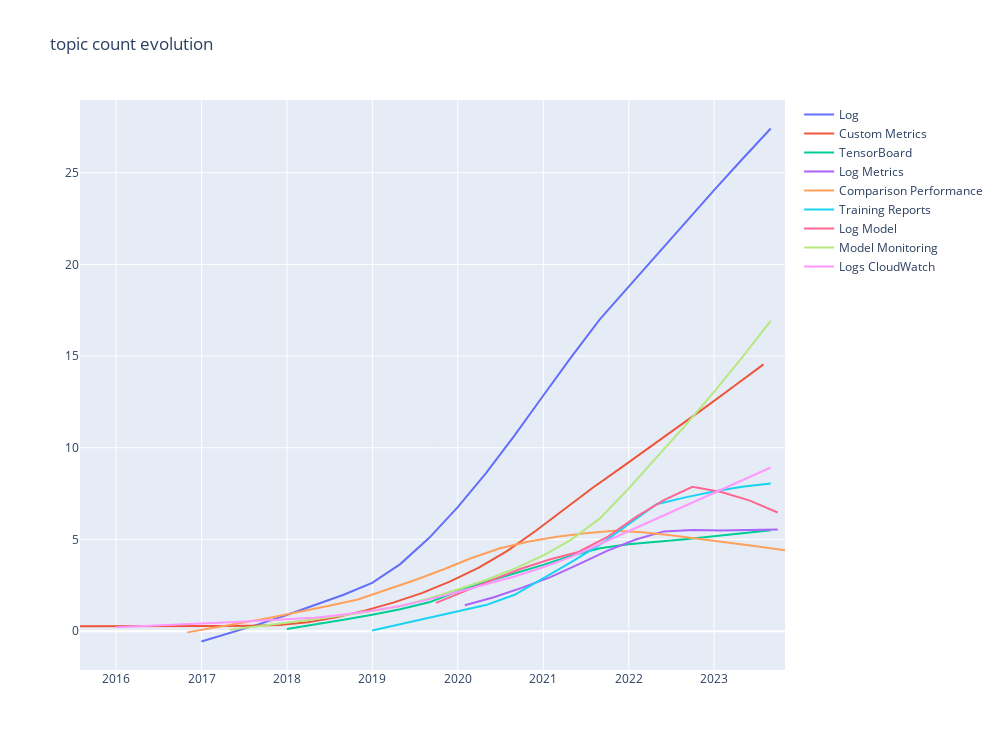
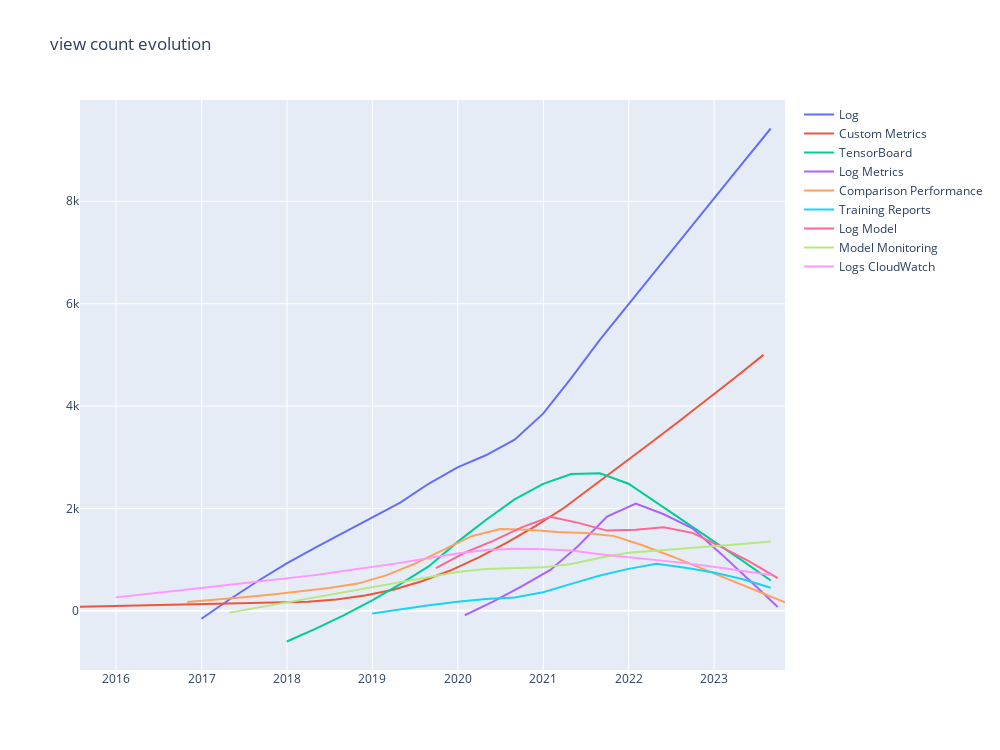
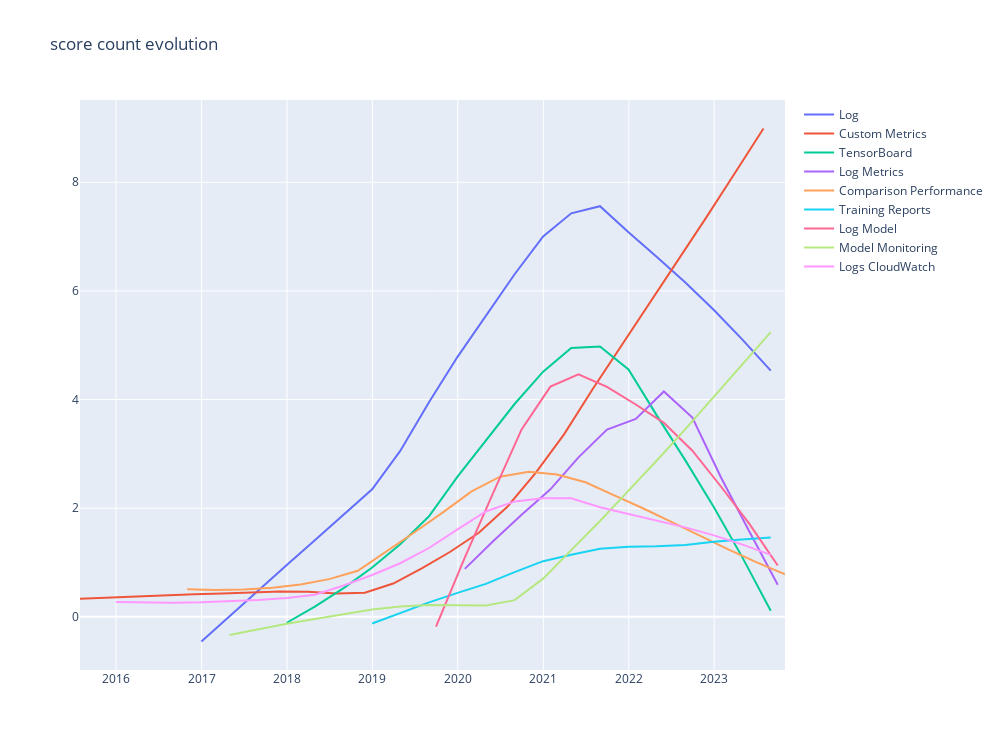
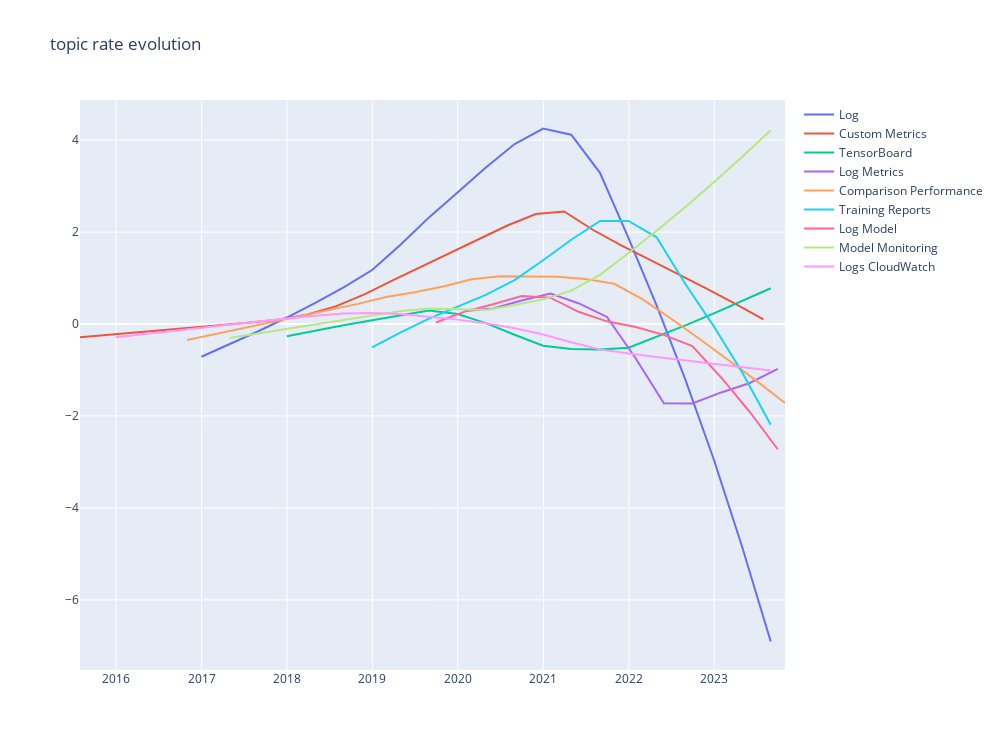

These figures' notebook cell, in order:
### Code cell
topic_mapping = {
    0: 'Pipeline Step',
    1: 'Notebook Instance',
    2: 'Docker Image',
    3: 'Version',
    4: 'Log',
    5: 'Plots',
    6: 'Studio',
    7: 'PyTorch',
    8: 'Prediction',
    9: 'Labeling Job',
    10: 'Hyperparameter Tuning',
    11: 'TensorFlow',
    12: 'Spark',
    13: 'RStudio',
    14: 'Workspace',
    15: 'Batch Transform',
    16: 'Web Service',
    17: 'Experiment',
    18: 'Instance',
    19: 'Sweep',
    20: 'Deploying Model',
    21: 'Columns Values',
    22: 'Inference Endpoint',
    23: 'Compute',
    24: 'Account',
    25: 'File Directory',
    26: 'Object Attribute',
    27: 'Parameters Parameter',
    28: 'File Pandas',
    29: 'Git Repo',
    30: 'Training Job',
    31: 'Save Model',
    32: 'Bucket',
    33: 'Limit Exceeded',
    34: 'Data Factory',
    35: 'Format Convert',
    36: 'Server',
    37: 'Feature Store',
    38: 'Environment',
    39: 'Initialization Init',
    40: 'Custom Metrics',
    41: 'Compute Cluster',
    42: 'Model Endpoint',
    43: 'Memory',
    44: 'Stuck Queue',
    45: 'Distributed Training',
    46: 'File Upload',
    47: 'Python',
    48: 'TensorBoard',
    49: 'Deploying Endpoint',
    50: 'Authentication',
    51: 'Module Import',
    52: 'Deployment Model',
    53: 'Artifact Download',
    54: 'File Read',
    55: 'Batch Prediction',
    56: 'API',
    57: 'API Key',
    58: 'File Storage',
    59: 'Creating Terraform',
    60: 'CUDA Memory',
    61: 'Register Model',
    62: 'Log Metrics',
    63: 'Config Configuration',
    64: 'Inference Pipeline',
    65: 'Invoke Endpoint',
    66: 'Blob Storage',
    67: 'Comparison Performance',
    68: 'Loading Model',
    69: 'Pickle File',
    70: 'Endpoint Lambda',
    71: 'File Download',
    72: 'Broken Link',
    73: 'Permissions Authorization',
    74: 'Exporting Data',
    75: 'Datasets',
    76: 'Model Registry',
    77: 'Image Read',
    78: 'Artifacts',
    79: 'Deploy Model',
    80: 'Endpoint Content',
    81: 'Creating Model',
    82: 'Train Model',
    83: 'Score Model',
    84: 'Endpoint Ping',
    85: 'Parallelization Job',
    86: 'Module Usage',
    87: 'Deployment Kubernetes',
    88: 'Data Stores',
    89: 'Permission Denied',
    90: 'Training Reports',
    91: 'Log Model',
    92: 'Model Monitoring',
    93: 'Model Deployment',
    94: 'Pipeline TrainingStep',
    95: 'Missing Module',
    96: 'Install Package',
    97: 'Logs CloudWatch',
    98: 'Import Notebook',
    99: 'Training Model',
    100: 'Installation',
    101: 'Quota Request',
    102: 'NEO Compiling',
    103: 'Connection',
    104: 'Training Container',
    105: 'Huggingface Model',
    106: 'Container Registry',
    107: 'Model ONNX',
    108: 'Models',
    109: 'Globals YAML',
    110: 'Deployment ACI',
    111: 'Trained Model',
    112: 'Web Interface',
    113: 'scikit-learn',
    114: 'Dependency',
    115: 'Nested Runs',
    116: 'Import Data',
    117: 'Endpoint Deploying',
    118: 'Endpoint Prediction',
    119: 'Lifecycle Configuration',
    120: 'Output Inputs',
    121: 'Custom Job',
    122: 'Jupyter Notebook',
    123: 'Response Endpoint',
    124: 'Shared Cache',
    125: 'Training YOLO',
    126: 'Checkpoints Training',
    127: 'Endpoint Transitioning',
    128: 'Training File',
    129: 'Inference',
    130: 'Connecting RDS',
    131: 'Model Serving',
    132: 'Tuning Model',
}

df = pd.read_json(os.path.join(path_rq12, 'macro-topics.json'))
df = df[df['Challenge_topic_macro'] == 12]

fig_challenge_topic_count = go.Figure()
fig_challenge_score_count = go.Figure()
fig_challenge_view_count = go.Figure()
fig_challenge_topic_rate = go.Figure()
fig_challenge_score_rate = go.Figure()
fig_challenge_view_rate = go.Figure()
fig_challenge_unsolved_rate = go.Figure()

for index, group in df.groupby('Challenge_topic'):
    name = topic_mapping[index]
    # plot challenge topic count evolution
    group_count = group.groupby(pd.Grouper(key='Challenge_created_time', freq='4M'))[
        'Challenge_topic'].count().reset_index()
    x = pd.to_datetime(group_count['Challenge_created_time']).values
    y = group_count['Challenge_topic'].values
    x_lowess = np.array([i.astype('datetime64[D]').astype(int) for i in x])
    y_lowess = lowess(y, x_lowess, return_sorted=False)
    fig_challenge_topic_count.add_trace(
        go.Scatter(x=x, y=y_lowess, mode='lines', name=name))#, marker=dict(color=colors[index])))

    # plot challenge topic rate evolution
    y = np.diff(group_count['Challenge_topic'].values)
    y = extrapolate_nans_1d(y)
    y = np.insert(y, 0, 0)
    x_lowess = np.array([i.astype('datetime64[D]').astype(int) for i in x])
    y_lowess = lowess(y, x_lowess, return_sorted=False)
    fig_challenge_topic_rate.add_trace(
        go.Scatter(x=x, y=y_lowess, mode='lines', name=name))#, marker=dict(color=colors[index])))

    group_evolution = group.groupby(pd.Grouper(key='Challenge_created_time', freq='4M'))[
        ['Challenge_view_count', 'Challenge_score_count']].sum().reset_index()

    # plot challenge score count evolution
    y = group_evolution['Challenge_score_count'].values
    y_lowess = lowess(y, x_lowess, return_sorted=False)
    fig_challenge_score_count.add_trace(go.Scatter(
        x=x, y=y_lowess, mode='lines', name=name))#, marker=dict(color=colors[index])))

    # plot challenge score rate evolution
    y = np.diff(group_evolution['Challenge_score_count'].values)
    y = extrapolate_nans_1d(y)
    y = np.insert(y, 0, 0)
    y_lowess = lowess(y, x_lowess, return_sorted=False)
    fig_challenge_score_rate.add_trace(go.Scatter(
        x=x, y=y_lowess, mode='lines', name=name))#, marker=dict(color=colors[index])))

    # plot challenge view count evolution
    y = group_evolution['Challenge_view_count'].values
    y_lowess = lowess(y, x_lowess, return_sorted=False)
    fig_challenge_view_count.add_trace(go.Scatter(
        x=x, y=y_lowess, mode='lines', name=name))#, marker=dict(color=colors[index])))

    # plot challenge view rate evolution
    y = np.diff(group_evolution['Challenge_view_count'].values)
    y = extrapolate_nans_1d(y)
    y = np.insert(y, 0, 0)
    y_lowess = lowess(y, x_lowess, return_sorted=False)
    fig_challenge_view_rate.add_trace(go.Scatter(
        x=x, y=y_lowess, mode='lines', name=name))#, marker=dict(color=colors[index])))

    # plot challenge solved rate evolution
    group = filter_open_posts(group)
    group_all = group.groupby(pd.Grouper(key='Challenge_created_time', freq='4M'))['Challenge_topic'].count(
    ).cumsum().reset_index().rename(columns={'Challenge_created_time': 'Date', 'Challenge_topic': 'All'})
    group_closed = group.groupby(pd.Grouper(key='Challenge_closed_time', freq='4M'))['Challenge_topic'].count(
    ).cumsum().reset_index().rename(columns={'Challenge_closed_time': 'Date', 'Challenge_topic': 'Solved'})
    group_solved = pd.merge(group_closed, group_all, on='Date', how='outer').fillna(
        0).sort_values(by='Date')
    x = pd.to_datetime(group_solved['Date']).values
    y = (1 - group_solved['Solved'] / group_solved['All']) * 100
    y = extrapolate_nans_1d(y)
    x_lowess = np.array([i.astype('datetime64[D]').astype(int) for i in x])
    y_lowess = lowess(y, x_lowess, return_sorted=False)
    fig_challenge_unsolved_rate.add_trace(
        go.Scatter(x=x, y=y_lowess, mode='lines', name=name))#, marker=dict(color=colors[index])))

fig_challenge_topic_count.update_layout(
    title='topic count evolution',
    width=1000,
    height=750,)
fig_challenge_view_count.update_layout(
    title='view count evolution',
    width=1000,
    height=750,)
fig_challenge_score_count.update_layout(
    title='score count evolution',
    width=1000,
    height=750,)
fig_challenge_topic_rate.update_layout(
    title='topic rate evolution',
    width=1000,
    height=750,)
fig_challenge_view_rate.update_layout(
    title='view rate evolution',
    width=1000,
    height=750,)
fig_challenge_score_rate.update_layout(
    title='score rate evolution',
    width=1000,
    height=750,)
fig_challenge_unsolved_rate.update_layout(
    title='unsolved rate evolution',
    width=1000,
    height=750,)

fig_challenge_topic_count.show()
fig_challenge_view_count.show()
fig_challenge_score_count.show()
fig_challenge_topic_rate.show()
fig_challenge_view_rate.show()
fig_challenge_score_rate.show()
fig_challenge_unsolved_rate.show()
